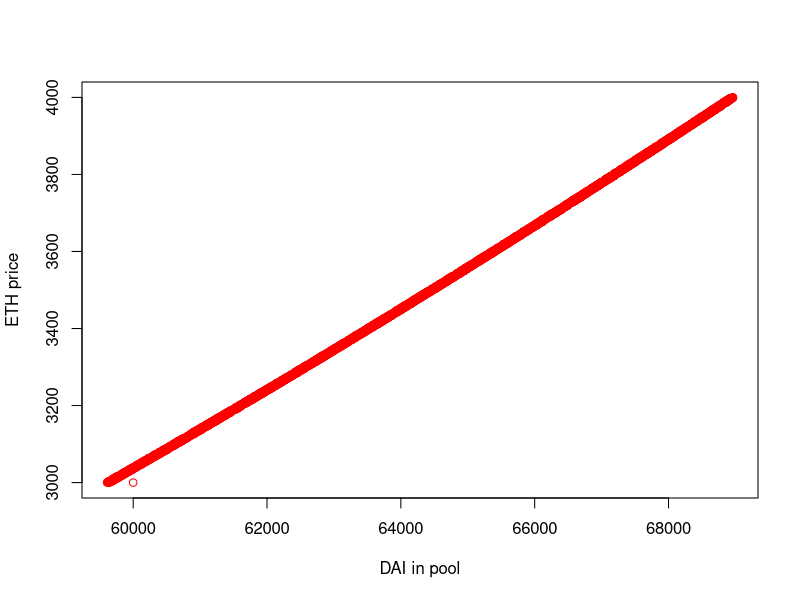
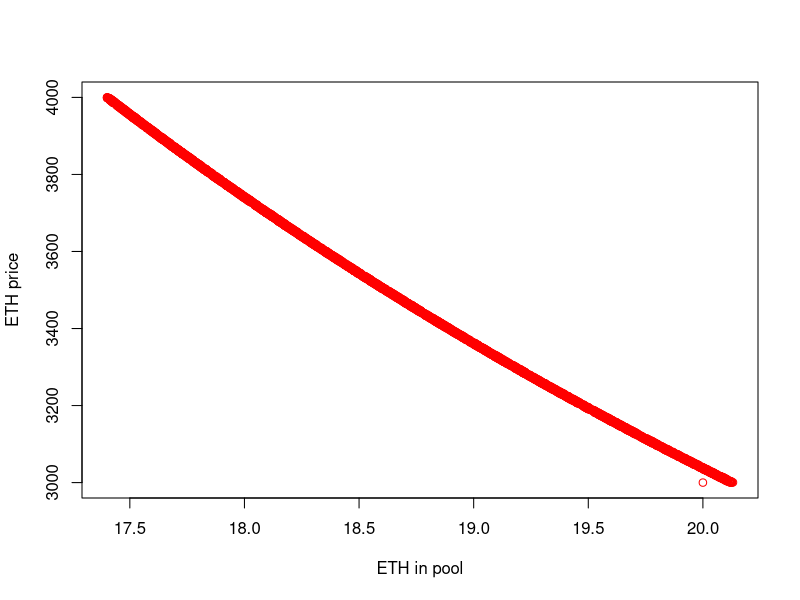

Write R code to recreate these figures, in order.
#!/usr/bin/env Rscript
library(glue)

# Simulator of constant product AMM (Uniswap V1/V2) 
# Formulas: 
# x * y = k
# Original whitepaper https://hackmd.io/@HaydenAdams/HJ9jLsfTz

# Initial system variables
x = 60000   # Initial DAI liquidity
y = 20      # Initial ETH liquidity
k = x * y   # k as per Uniswap formula
P = x / y   # Initial price of y in terms of x
n = 5000    # Number of trades simulated
xReq = 0;   # Computed x

# Initial state as vector of x, y, k and price
initialState <- c(x, y, k, P)

# Generate matrix from initial state
mat <- matrix(initialState, byrow = TRUE, nrow = n, ncol =4)

# Generate random prices
randomPrices <- runif(n = n, min = 3000, max = 4000)

# Derived from Uniswap formula
getX <- function(k,y,P) {
  numerator = sqrt(k * P)
  denominator = P - y
  x = numerator / denominator
}

fees = 0
# Simulate trades
for (r in 1:nrow(mat))   
  for (c in 1:ncol(mat))
  # Skip the first line as it is the initial state
    if (r > 1) {
      if (c == 2)
        # Compute x based on k, y and P 
        xReq = ( getX(mat[r-1, 3], mat[r-1, 2], randomPrices[r]))
        mat[r, 1] = mat[r-1, 3] / xReq
        mat[r, 2] = xReq
        mat[r, 3] = xReq * mat[r-1, 3] / xReq
        mat[r, 4] = randomPrices[r]
        # Fees calculated in terms of x
        fees = fees + (xReq * 0.003); 
      }

# Pool balances
deltaDai = (mat[n, 1] + fees) - x
if (x > (mat[n, 1] + fees)) {
  deltaDai = x - (mat[n, 1] + fees)
}

deltaEth = mat[n, 2] - y
if (y > mat[n, 2]) {
  deltaEth = -1 * (y - mat[n, 2])
}

# Impermanent loss calculation
# Value of initial position at the end of the simulation
V0 = (x * 1) + (y * randomPrices[n])  

# Actual value of position at the end of the simulation
V1 = (mat[n, 1] * 1) + (mat[n, 2] * randomPrices[n]) 

# IL as delta in portfolio value
IL = (V0 - V1)

# IL as percentage loss
IL = (IL / V0) * 100

# Get min and max price 
minPrice = randomPrices[which.min(randomPrices)]
maxPrice = randomPrices[which.max(randomPrices)]

# Print impermanent loss
glue::glue("Simulation ran over {n} trades\n\n")
glue::glue("Min price {minPrice} max price {maxPrice} last price {randomPrices[n]}")
glue::glue("Current DAI balance {mat[n, 1]} ETH balance {mat[n, 2]}")
glue::glue("DAI delta {deltaDai} ETH delta {deltaEth} ")
glue::glue("Impermanent loss is {IL} %")
glue::glue("Fees accrued are {fees} DAI")


#print(mat)

# Plot results
XY <- data.frame(mat)

matplot(XY[,c(1)], XY[,c(4)], type = "p", lty = 1, col = c("red", "green"), pch = 1,
        xlab = "DAI in pool", ylab = "ETH price")

matplot(XY[,c(2)], XY[,c(4)], type = "p", lty = 1, col = c("red", "green"), pch = 1,
        xlab = "ETH in pool", ylab = "ETH price")

    

       